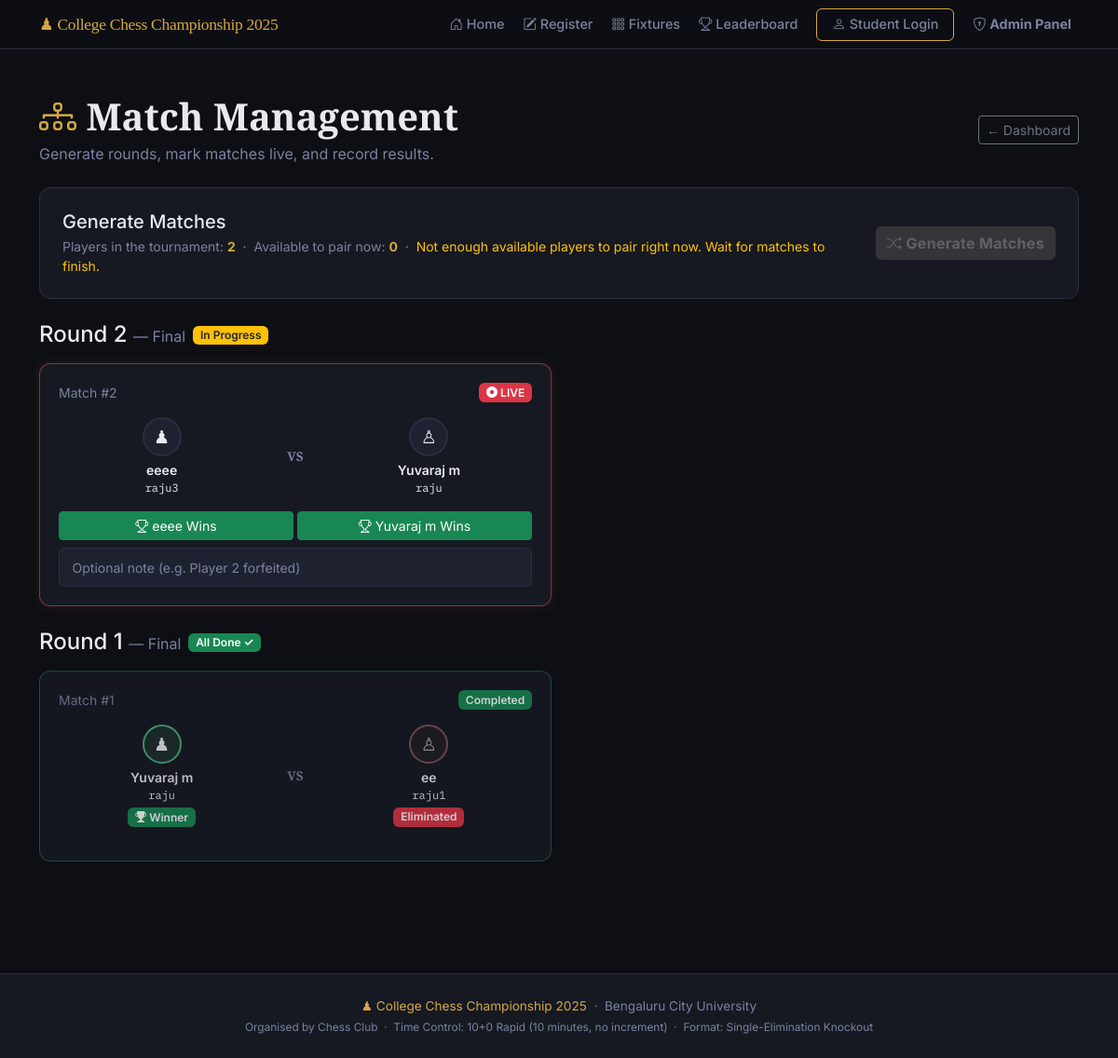
/admin/matches (signed in), run on the app's committed database.
### models.py (models this page shows, shortened)
class Match(db.Model):
    __tablename__ = "matches"
    id = db.Column(db.Integer, primary_key=True)
    round_number = db.Column(db.Integer, nullable=False)   # 1 = Round 1, 2 = QF, etc.
    round_label  = db.Column(db.String(50), nullable=True) # e.g. "Quarter-Final"
    player1_id = db.Column(db.Integer, db.ForeignKey("players.id"), nullable=False)
    player2_id = db.Column(db.Integer, db.ForeignKey("players.id"), nullable=True)
    winner_id = db.Column(db.Integer, db.ForeignKey("players.id"), nullable=True)
    status = db.Column(db.String(20), default="pending", nullable=False)
    created_at   = db.Column(db.DateTime, default=datetime.utcnow)
    completed_at = db.Column(db.DateTime, nullable=True)
    board_state   = db.Column(db.Text, nullable=True)       # JSON string of 8x8 board
    move_history  = db.Column(db.Text, default='[]')         # JSON array of move notations
    last_move     = db.Column(db.String(20), nullable=True)  # Last move in algebraic notation
    current_turn  = db.Column(db.String(10), default='white') # 'white' or 'black'
    move_count    = db.Column(db.Integer, default=0)          # Total moves played
    notes = db.Column(db.String(300), nullable=True)
    @property
    def is_bye(self):
        return self.player2_id is None

class Player(db.Model):
    __tablename__ = "players"
    id = db.Column(db.Integer, primary_key=True)
    full_name      = db.Column(db.String(100), nullable=False)
    roll_number    = db.Column(db.String(50),  unique=True, nullable=False)
    chess_username = db.Column(db.String(50),  unique=True, nullable=False)
    whatsapp       = db.Column(db.String(20),  nullable=False)
    registered_at = db.Column(db.DateTime, default=datetime.utcnow)
    is_approved   = db.Column(db.Boolean, default=False)   # Admin must approve
    is_eliminated = db.Column(db.Boolean, default=False)   # Set True after a loss
    wins      = db.Column(db.Integer, default=0)   # Total match wins
    losses    = db.Column(db.Integer, default=0)   # Total match losses
    points    = db.Column(db.Integer, default=0)   # 1 per win, used for ranking
    bye_count = db.Column(db.Integer, default=0)   # Number of byes received
    matches_as_p1 = db.relationship(
        "Match", foreign_keys="Match.player1_id",
        backref="player1", lazy="dynamic"
    )
    matches_as_p2 = db.relationship(
        "Match", foreign_keys="Match.player2_id",
        backref="player2", lazy="dynamic"
    )
    matches_won = db.relationship(
        "Match", foreign_keys="Match.winner_id",
        backref="winner", lazy="dynamic"
    )

### app.py (the view)
    @app.route("/admin/matches")
    @admin_required
    def admin_matches():
        max_round = db.session.query(db.func.max(Match.round_number)).scalar() or 0
        rounds_data = []
        for r in range(1, max_round + 1):
            matches_in_round = Match.query.filter_by(round_number=r)\
                                         .order_by(Match.id).all()
            all_done = all(m.status in ("completed", "bye") for m in matches_in_round)
            rounds_data.append({
                "round_number": r,
                "matches":      matches_in_round,
                "all_done":     all_done,
            })
        active_matches = Match.query.filter(Match.status.in_(["pending", "in_progress"])).all()
        busy_player_ids = set()
        for m in active_matches:
            if m.player1_id: busy_player_ids.add(m.player1_id)
            if m.player2_id: busy_player_ids.add(m.player2_id)
        if busy_player_ids:
            available_players_count = Player.query.filter(
                Player.is_approved == True,
                Player.is_eliminated == False,
                Player.id.notin_(busy_player_ids)
            ).count()
        else:
            available_players_count = Player.query.filter_by(is_approved=True, is_eliminated=False).count()
        can_generate = available_players_count >= 2
        return render_template(
            "admin_matches.html",
            rounds_data       = rounds_data,
            current_round     = max_round,
            active_players    = Player.query.filter_by(is_approved=True, is_eliminated=False).count(),
            available_players = available_players_count,
            can_generate      = can_generate,
        )

### templates/admin_matches.html (shortened to what this page needs)
{% extends "base.html" %}
{% block content %}
<section class="py-5">
  <div class="container">
    <div class="d-flex justify-content-between align-items-center mb-4">
      <div>
        <h1 class="chess-section-title mb-1">
          <i class="bi bi-diagram-3 chess-gold"></i> Match Management
        </h1>
        <p class="text-muted mb-0">
          Generate rounds, mark matches live, and record results.
        </p>
      </div>
      <a href="{{ url_for('admin_dashboard') }}" class="btn btn-outline-secondary btn-sm">
        ← Dashboard
      </a>
    </div>
    <div class="chess-card mb-4">
      <div class="row align-items-center">
        <div class="col">
          <h5 class="mb-1">
            Generate Matches
          </h5>
          <p class="text-muted mb-0 small">
            Players in the tournament: <strong class="chess-gold">{{ active_players }}</strong>
            &nbsp;·&nbsp;
            Available to pair now: <strong class="chess-gold">{{ available_players }}</strong>
            &nbsp;·&nbsp;
            {% if can_generate %}
              <span class="text-success">Ready to pair!</span>
            {% elif active_players < 2 %}
              <span class="text-danger">Need at least 2 active players to run a tournament.</span>
            {% else %}
              <span class="text-warning">
                Not enough available players to pair right now. Wait for matches to finish.
              </span>
            {% endif %}
          </p>
        </div>
        <div class="col-auto">
          <form method="POST" action="{{ url_for('admin_generate_round') }}">
            <button type="submit"
                    class="btn chess-btn-primary"
                    {{ 'disabled' if not can_generate else '' }}
                    onclick="return confirm('Generate pairings for available players? This cannot be undone.')">
              <i class="bi bi-shuffle"></i> Generate Matches
            </button>
          </form>
        </div>
      </div>
    </div>
    {% if rounds_data %}
      {% for round_info in rounds_data | reverse %}
        <div class="mb-4">
          <div class="d-flex align-items-center gap-2 mb-3">
            <h4 class="mb-0">
              Round {{ round_info.round_number }}
              {% if round_info.matches %}
                <span class="text-muted fw-normal fs-6">
                  — {{ round_info.matches[0].round_label or '' }}
                </span>
              {% endif %}
            </h4>
            {% if round_info.all_done %}
              <span class="badge bg-success">All Done ✓</span>
            {% else %}
              <span class="badge bg-warning text-dark">In Progress</span>
            {% endif %}
          </div>
          <div class="row g-3">
            {% for match in round_info.matches %}
              <div class="col-md-6">
                <div class="chess-admin-match-card
                  {{ 'completed' if match.status == 'completed' }}
                  {{ 'live' if match.status == 'in_progress' }}
                  {{ 'bye' if match.status == 'bye' }}
                ">
                  <div class="d-flex justify-content-between align-items-center mb-3">
                    <span class="small text-muted">Match #{{ match.id }}</span>
                    {% if match.status == "pending" %}
                      <span class="badge bg-warning text-dark">Pending</span>
                    {% elif match.status == "in_progress" %}
                      <span class="badge bg-danger">
                        <i class="bi bi-record-circle-fill"></i> LIVE
                      </span>
                    {% elif match.status == "completed" %}
                      <span class="badge bg-success">Completed</span>
                    {% elif match.status == "bye" %}
                      <span class="badge bg-secondary">BYE</span>
                    {% endif %}
                  </div>
                  <div class="row text-center mb-3">
                    <div class="col">
                      <div class="chess-mini-avatar
                        {{ 'winner' if match.winner_id == match.player1_id and match.status in ('completed','bye') }}
                        {{ 'loser'  if match.winner_id == match.player2_id and match.status == 'completed' }}
                      ">♟</div>
                      <div class="small fw-semibold mt-1">{{ match.player1.full_name }}</div>
                      <div class="chess-mono" style="font-size:0.75rem;">
                        {{ match.player1.chess_username }}
                      </div>
                      {% if match.winner_id == match.player1_id and match.status in ('completed','bye') %}
                        <span class="badge bg-success mt-1">
                          <i class="bi bi-trophy-fill"></i> Winner
                        </span>
                      {% elif match.winner_id == match.player2_id and match.status == 'completed' %}
                        <span class="badge bg-danger mt-1">Eliminated</span>
                      {% endif %}
                    </div>
                    <div class="col-auto d-flex align-items-center">
                      <span class="chess-vs-small">VS</span>
                    </div>
                    <div class="col">
                      {% if match.is_bye %}
                        <div class="chess-mini-avatar bye">🎖</div>
                        <div class="small fw-semibold mt-1">BYE</div>
                        <div class="chess-mono text-muted" style="font-size:0.75rem;">—</div>
                      {% else %}
                        <div class="chess-mini-avatar
                          {{ 'winner' if match.winner_id == match.player2_id and match.status == 'completed' }}
                          {{ 'loser'  if match.winner_id == match.player1_id and match.status == 'completed' }}
                        ">♙</div>
                        <div class="small fw-semibold mt-1">{{ match.player2.full_name }}</div>
                        <div class="chess-mono" style="font-size:0.75rem;">
                          {{ match.player2.chess_username }}
                        </div>
                        {% if match.winner_id == match.player2_id and match.status == 'completed' %}
                          <span class="badge bg-success mt-1">
                            <i class="bi bi-trophy-fill"></i> Winner
                          </span>
                        {% elif match.winner_id == match.player1_id and match.status == 'completed' %}
                          <span class="badge bg-danger mt-1">Eliminated</span>
                        {% endif %}
                      {% endif %}
                    </div>
                  </div>
                  {% if match.status in ("pending", "in_progress") and not match.is_bye %}
                    <form method="POST"
                          action="{{ url_for('admin_set_result', match_id=match.id) }}"
                          class="mt-2">
                      <div class="row g-1 mb-2">
                        <div class="col">
                          <button type="submit" name="winner" value="player1"
                                  class="btn btn-success btn-sm w-100"
                                  onclick="return confirm('{{ match.player1.full_name }} wins?')">
                            <i class="bi bi-trophy"></i>
                            {{ match.player1.full_name | truncate(12) }} Wins
                          </button>
                        </div>
                        <div class="col">
                          <button type="submit" name="winner" value="player2"
                                  class="btn btn-success btn-sm w-100"
                                  onclick="return confirm('{{ match.player2.full_name }} wins?')">
                            <i class="bi bi-trophy"></i>
                            {{ match.player2.full_name | truncate(12) }} Wins
                          </button>
                        </div>
                      </div>
                      <input type="text" name="notes" class="form-control form-control-sm chess-input"
                             placeholder="Optional note (e.g. Player 2 forfeited)" />
                    </form>
                  {% endif %}
                </div>
              </div>
            {% endfor %}
          </div>
        </div>
      {% endfor %}
    {% endif %}
  </div>
</section>
{% endblock %}

### static/css/style.css (style rules this page uses)
:root { --chess-bg: #0d0f14; --chess-surface: #161922; --chess-surface-2: #1e2230; --chess-border: #2a2f3e; --chess-gold: #d4a843; --chess-gold-light: #e8c26a; --chess-text: #e8eaf0; --chess-muted: #7a82a0; --chess-success: #4caf7d; --chess-danger: #e05c5c; --chess-warning: #f0a84b; --font-display: "Playfair Display", Georgia, serif; --font-mono: "IBM Plex Mono", "Courier New", monospace; --font-body: "Inter", system-ui, sans-serif; --radius-sm: 6px; --radius-md: 12px; --radius-lg: 20px; --transition: 0.2s ease; }
body { background-color: var(--chess-bg); color: var(--chess-text); font-family: var(--font-body); min-height: 100vh; }
a { color: var(--chess-gold); }
.chess-gold { color: var(--chess-gold) !important; }
.chess-mono { font-family: var(--font-mono); font-size: 0.9em; }
.text-muted { color: var(--chess-muted) !important; }
.badge { font-weight: 600; }
.chess-btn-primary { background: var(--chess-gold); color: #0d0f14 !important; border: none; font-weight: 700; letter-spacing: 0.02em; border-radius: var(--radius-sm) !important; transition: background var(--transition), transform var(--transition); }
.chess-btn-primary:disabled, .chess-btn-primary[disabled] { background: #444; color: #888 !important; transform: none; }
.chess-card { background: var(--chess-surface); border: 1px solid var(--chess-border); border-radius: var(--radius-md); padding: 1.5rem; }
.chess-section-title { font-family: var(--font-display); font-weight: 700; color: var(--chess-text); }
.chess-input, .chess-input.form-control { background: var(--chess-surface-2) !important; border: 1px solid var(--chess-border) !important; color: var(--chess-text) !important; border-radius: var(--radius-sm) !important; padding: 0.6rem 0.85rem; transition: border-color var(--transition); }
.chess-input::placeholder { color: var(--chess-muted) !important; }
.chess-admin-match-card { background: var(--chess-surface); border: 1px solid var(--chess-border); border-radius: var(--radius-md); padding: 1.25rem; height: 100%; transition: border-color var(--transition); }
.chess-admin-match-card.completed { border-color: rgba(76,175,125,0.4); opacity: 0.8; }
.chess-admin-match-card.live { border-color: rgba(224,92,92,0.5); box-shadow: 0 0 12px rgba(224,92,92,0.15); }
.chess-mini-avatar { width: 42px; height: 42px; border-radius: 50%; display: flex; align-items: center; justify-content: center; font-size: 1.2rem; margin: 0 auto; background: var(--chess-surface-2); border: 2px solid var(--chess-border); }
.chess-mini-avatar.winner { border-color: var(--chess-success); background: rgba(76,175,125,0.15); }
.chess-mini-avatar.loser { border-color: var(--chess-danger); background: rgba(224,92,92,0.1); filter: grayscale(0.5); opacity: 0.7; }
.chess-vs-small { font-family: var(--font-display); font-size: 0.85rem; font-weight: 900; color: var(--chess-muted); }

### data on the page
Match: round_label "Final", id "2", status "in_progress" (drawn), player1.full_name "eeee", player1.chess_username "raju3", player2.full_name "Yuvaraj m", player2.chess_username "raju"
Match: round_label "Final", id "1", status "Completed", player1.full_name "Yuvaraj m", player1.chess_username "raju", player2.full_name "ee", player2.chess_username "raju1"

### other printed values
{{ tournament_name }} "College Chess Championship 2025"
{{ active_players }} "2"
{{ available_players }} "0"
{{ round_info.round_number }} "2" "1"
{{ college_name }} "Bengaluru City University"
{{ organizer_name }} "Chess Club"
{{ time_control }} "10+0 Rapid (10 minutes, no increment)"
{{ tournament_format }} "Single-Elimination Knockout"
